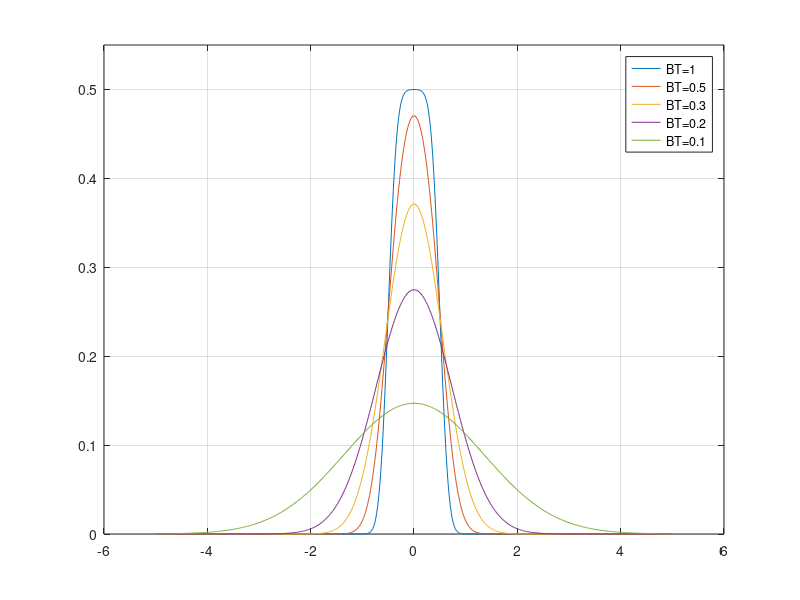

The MATLAB source for this figure:
clear
close
t = (-5:0.02:5);
B = [1, 0.5, 0.3, 0.2, 0.1]';
T = 1;
ccdf = @(x) 1-cdf(makedist('Normal'), x);
g = 1/(2*T)*(ccdf(2*pi*B*(t-T/2)/sqrt(log(2))) ...
            -ccdf(2*pi*B*(t+T/2)/sqrt(log(2))));

plot(t,g)
ylim([0, 0.55])
grid on
legend('BT=1', 'BT=0.5', 'BT=0.3', 'BT=0.2', 'BT=0.1')